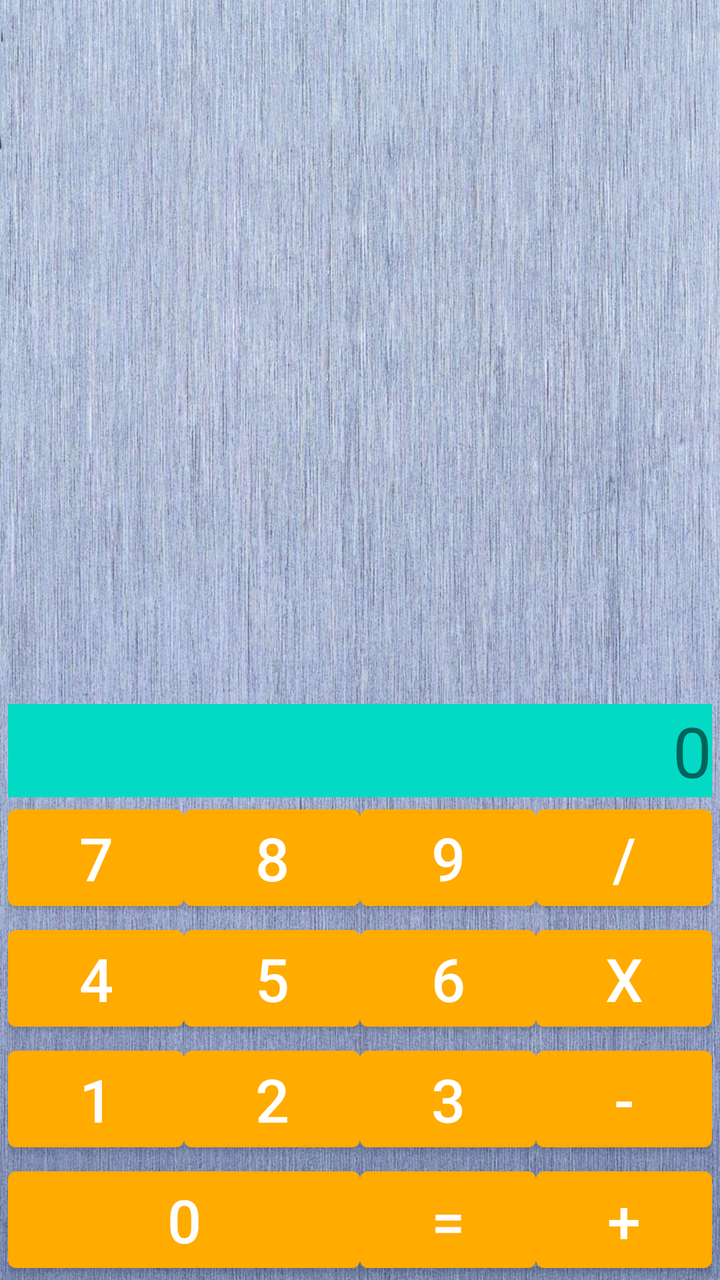
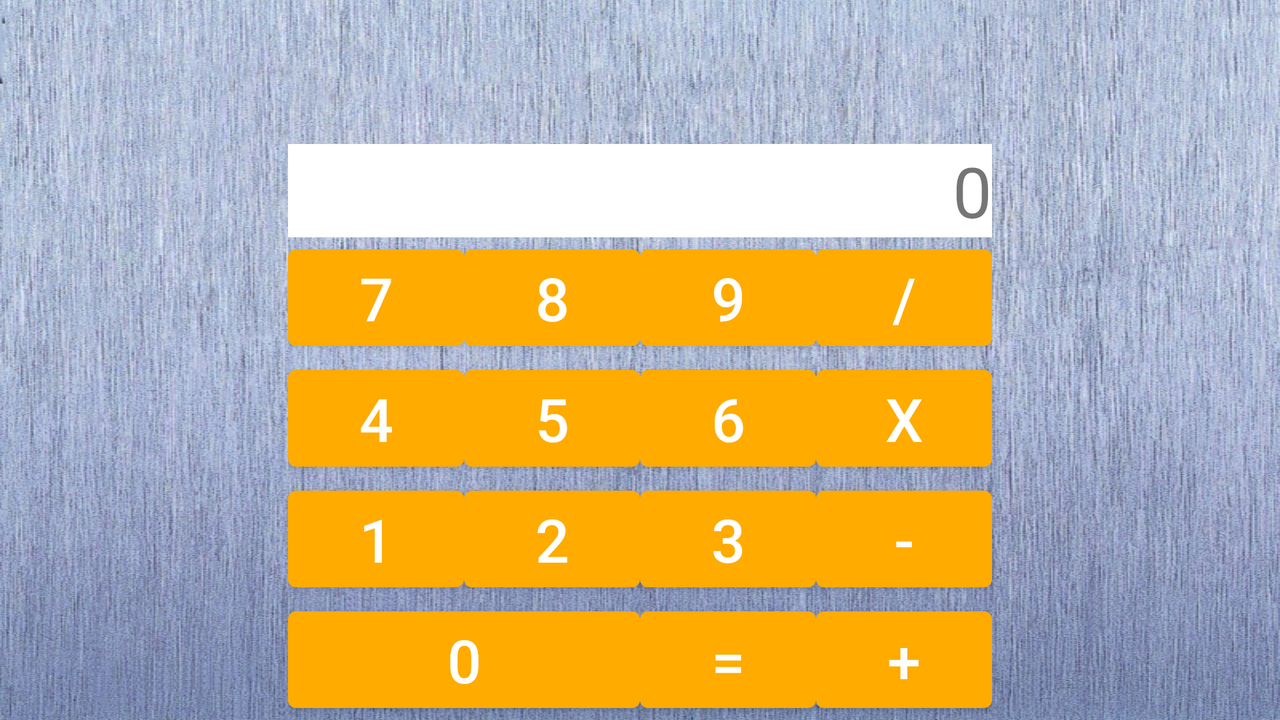

An Android layout and its configuration variant, each rendered on a device that would load it. The default file and the variant file are quoted in full after the pictures.
<!-- AndroidManifest.xml: application theme Theme.Calculator.MyNewTheme -->
<!-- res/layout/activity_main.xml -->
<?xml version="1.0" encoding="utf-8"?>
<FrameLayout xmlns:android="http://schemas.android.com/apk/res/android"
    android:layout_width="match_parent"
    android:layout_height="match_parent"
    android:background="@drawable/background_2">

    <GridLayout
        android:layout_width="wrap_content"
        android:layout_height="wrap_content"
        android:layout_gravity="bottom|center_horizontal"
        android:columnCount="4"
        android:rowCount="5">

        <TextView
            android:id="@+id/result"
            android:layout_columnSpan="4"
            android:layout_gravity="fill"
            android:background="@color/teal_200"
            android:text="@string/result_text_default"
            android:textDirection="rtl"
            android:textSize="@dimen/result_text" />


        <com.google.android.material.button.MaterialButton
            android:id="@+id/button_7"
            android:text="@string/key_7"
            android:textSize="@dimen/button_text"
            />

        <com.google.android.material.button.MaterialButton
            android:id="@+id/button_8"
            android:text="@string/key_8"
            android:textSize="@dimen/button_text"
            />

        <com.google.android.material.button.MaterialButton
            android:id="@+id/button_9"
            android:text="@string/key_9"
            android:textSize="@dimen/button_text"
          />

        <com.google.android.material.button.MaterialButton
            android:id="@+id/button_div"
            android:text="@string/key_div"
            android:textSize="@dimen/button_text"
            />


        <com.google.android.material.button.MaterialButton
            android:id="@+id/button_4"
            android:text="@string/key_4"
            android:textSize="@dimen/button_text"
            />

        <com.google.android.material.button.MaterialButton
            android:id="@+id/button_5"
            android:text="@string/key_5"
            android:textSize="@dimen/button_text"
           />

        <com.google.android.material.button.MaterialButton
            android:id="@+id/button_6"
            android:text="@string/key_6"
            android:textSize="@dimen/button_text"
            />

        <com.google.android.material.button.MaterialButton
            android:id="@+id/button_mul"
            android:text="@string/key_mul"
            android:textSize="@dimen/button_text"
            />

        <com.google.android.material.button.MaterialButton
            android:id="@+id/button_1"
            android:text="@string/key_1"
            android:textSize="@dimen/button_text"
            />

        <com.google.android.material.button.MaterialButton
            android:id="@+id/button_2"
            android:text="@string/key_2"
            android:textSize="@dimen/button_text"
            />

        <com.google.android.material.button.MaterialButton
            android:id="@+id/button_3"
            android:text="@string/key_3"
            android:textSize="@dimen/button_text"
            />

        <com.google.android.material.button.MaterialButton
            android:id="@+id/button_sub"
            android:text="@string/key_sub"
            android:textSize="@dimen/button_text"
           />

        <com.google.android.material.button.MaterialButton
            android:id="@+id/button_0"
            android:layout_columnSpan="2"
            android:layout_gravity="fill"
            android:text="@string/key_0"
            android:textSize="@dimen/button_text"
            />

        <com.google.android.material.button.MaterialButton
            android:id="@+id/button_equal"
            android:text="@string/key_equal"
            android:textSize="@dimen/button_text"
           />

        <com.google.android.material.button.MaterialButton
            android:id="@+id/button_add"
            android:text="@string/key_add"
            android:textSize="@dimen/button_text"
            />


    </GridLayout>
</FrameLayout>
<!-- resources referenced by this layout -->
<resources>
  <color name="teal_200">#FF03DAC5</color>
  <dimen name="button_text">30sp</dimen>
  <dimen name="result_text">35sp</dimen>
  <!-- drawable background_2: jpg bitmap (drawable, 470388 bytes) -->
  <string name="key_0">0</string>
  <string name="key_1">1</string>
  <string name="key_2">2</string>
  <string name="key_3">3</string>
  <string name="key_4">4</string>
  <string name="key_5">5</string>
  <string name="key_6">6</string>
  <string name="key_7">7</string>
  <string name="key_8">8</string>
  <string name="key_9">9</string>
  <string name="key_add">+</string>
  <string name="key_div">/</string>
  <string name="key_equal">=</string>
  <string name="key_mul">x</string>
  <string name="key_sub">-</string>
  <string name="result_text_default">0</string>
  <style name="Theme.Calculator.MyNewTheme">
          
          <item name="colorPrimary">#FFAB00</item>
          <item name="colorPrimaryVariant">#B30048</item>
          <item name="colorOnPrimary">@color/white</item>
          
          <item name="colorSecondary">#EF6C00</item>
          <item name="colorSecondaryVariant">@color/purple_200</item>
          <item name="colorOnSecondary">@color/black</item>
          
          <item name="android:statusBarColor" tools:targetApi="l">?attr/colorPrimaryVariant</item>
          
      </style>
  <color name="white">#FFFFFFFF</color>
  <color name="purple_200">#FFBB86FC</color>
  <color name="black">#FF000000</color>
</resources>
<!-- res/layout-land/activity_main.xml (the repository's variant of the layout above) -->
<!-- drawn on the phone turned sideways -->
<?xml version="1.0" encoding="utf-8"?>
<FrameLayout xmlns:android="http://schemas.android.com/apk/res/android"
    android:layout_width="match_parent"
    android:layout_height="match_parent"
    android:background="@drawable/background_2">

    <GridLayout
        android:layout_width="wrap_content"
        android:layout_height="wrap_content"
        android:layout_gravity="bottom|center_horizontal"
        android:columnCount="4"
        android:rowCount="5">

        <TextView
            android:id="@+id/result"
            android:layout_columnSpan="4"
            android:layout_gravity="fill"
            android:background="@color/white"
            android:text="@string/result_text_default"
            android:textDirection="rtl"
            android:textSize="@dimen/result_text" />


        <Button
            android:id="@+id/button_7"
            android:text="@string/key_7"
            android:textSize="@dimen/button_text" />

        <Button
            android:id="@+id/button_8"
            android:text="@string/key_8"
            android:textSize="@dimen/button_text" />

        <Button
            android:id="@+id/button_9"
            android:text="@string/key_9"
            android:textSize="@dimen/button_text" />

        <Button
            android:id="@+id/button_div"
            android:text="@string/key_div"
            android:textSize="@dimen/button_text" />


        <Button
            android:id="@+id/button_4"
            android:text="@string/key_4"
            android:textSize="@dimen/button_text" />

        <Button
            android:id="@+id/button_5"
            android:text="@string/key_5"
            android:textSize="@dimen/button_text" />

        <Button
            android:id="@+id/button_6"
            android:text="@string/key_6"
            android:textSize="@dimen/button_text" />

        <Button
            android:id="@+id/button_mul"
            android:text="@string/key_mul"
            android:textSize="@dimen/button_text" />

        <Button
            android:id="@+id/button_1"
            android:text="@string/key_1"
            android:textSize="@dimen/button_text" />

        <Button
            android:id="@+id/button_2"
            android:text="@string/key_2"
            android:textSize="@dimen/button_text" />

        <Button
            android:id="@+id/button_3"
            android:text="@string/key_3"
            android:textSize="@dimen/button_text" />

        <Button
            android:id="@+id/button_sub"
            android:text="@string/key_sub"
            android:textSize="@dimen/button_text" />

        <Button
            android:id="@+id/button_0"
            android:layout_columnSpan="2"
            android:layout_gravity="fill"
            android:text="@string/key_0"
            android:textSize="@dimen/button_text" />

        <Button
            android:id="@+id/button_equal"
            android:text="@string/key_equal"
            android:textSize="@dimen/button_text" />

        <Button
            android:id="@+id/button_add"
            android:text="@string/key_add"
            android:textSize="@dimen/button_text" />


    </GridLayout>
</FrameLayout>
<!-- resources referenced by the variant -->
<!-- as the phone turned sideways resolves them -->
<resources>
  <color name="white">#FFFFFFFF</color>
  <dimen name="button_text">30sp</dimen>
  <dimen name="result_text">35sp</dimen>
  <!-- drawable background_2: jpg bitmap (drawable, 470388 bytes) -->
  <string name="key_0">0</string>
  <string name="key_1">1</string>
  <string name="key_2">2</string>
  <string name="key_3">3</string>
  <string name="key_4">4</string>
  <string name="key_5">5</string>
  <string name="key_6">6</string>
  <string name="key_7">7</string>
  <string name="key_8">8</string>
  <string name="key_9">9</string>
  <string name="key_add">+</string>
  <string name="key_div">/</string>
  <string name="key_equal">=</string>
  <string name="key_mul">x</string>
  <string name="key_sub">-</string>
  <string name="result_text_default">0</string>
  <style name="Theme.Calculator.MyNewTheme">
          
          <item name="colorPrimary">#FFAB00</item>
          <item name="colorPrimaryVariant">#B30048</item>
          <item name="colorOnPrimary">@color/white</item>
          
          <item name="colorSecondary">#EF6C00</item>
          <item name="colorSecondaryVariant">@color/purple_200</item>
          <item name="colorOnSecondary">@color/black</item>
          
          <item name="android:statusBarColor" tools:targetApi="l">?attr/colorPrimaryVariant</item>
          
      </style>
  <color name="purple_200">#FFBB86FC</color>
  <color name="black">#FF000000</color>
</resources>
